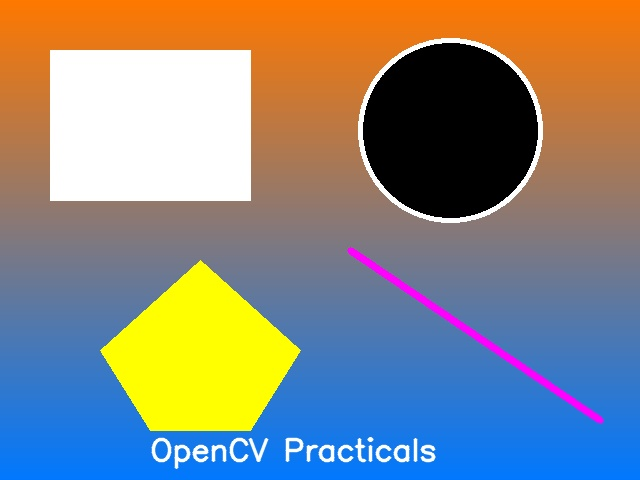
#> input picture assets/sample.jpg, 640 x 480 px
$ python 05_translation.py
#> lines starting #> are read from the running program, lines starting #| are printed output that depends on the picture
### code/display_helper.py
"""
display_helper.py
------------------
Small shared helper so every practical can safely call cv2.imshow() /
cv2.waitKey() / cv2.destroyAllWindows() even when run on a machine or
server that has no display attached (e.g. while auto-testing).

On a normal computer with a screen, `show()` behaves exactly like the
standard cv2.imshow + cv2.waitKey(0) + cv2.destroyWindow() sequence and
a window will pop up as expected. If no display is available, the
GUI call is skipped so the script still runs to completion and still
saves its output image/video to disk.
"""

import cv2


def show(window_name, image, wait=0):
    """Display `image` in a window called `window_name`.

    wait=0  -> waits until any key is pressed (normal interactive use)
    wait>0  -> waits only `wait` milliseconds (useful for video frames)
    """
    try:
        cv2.imshow(window_name, image)
        cv2.waitKey(wait)
    except cv2.error:
        # No GUI backend / no display attached (headless environment).
        print(f"[display_helper] Could not open a window for "
              f"'{window_name}' (no display available). "
              f"The processed image/video was still saved to disk.")


def close_all():
    try:
        cv2.destroyAllWindows()
    except cv2.error:
        pass

### code/05_translation.py
"""
Practical 5: Image translation (shifting) using warpAffine
----------------------------------------------------------------
Demonstrates shifting an image by (tx, ty) pixels using a translation
matrix and cv2.warpAffine().
"""

import os
import cv2
import numpy as np
from display_helper import show, close_all
from utils_generate_assets import generate_sample_image, IMAGE_PATH

OUT_DIR = os.path.join(os.path.dirname(os.path.dirname(os.path.abspath(__file__))), "outputs")
os.makedirs(OUT_DIR, exist_ok=True)

if not os.path.exists(IMAGE_PATH):
    generate_sample_image()

img = cv2.imread(IMAGE_PATH)
#> img is the input picture: shape (480, 640, 3); mean B, G, R 129.2, 134.7, 136.2
(h, w) = img.shape[:2]
#> h = 480; w = 640

# Shift the image 80 px right and 50 px down
tx, ty = 80, 50
M = np.float32([[1, 0, tx],
                [0, 1, ty]])
translated = cv2.warpAffine(img, M, (w, h))
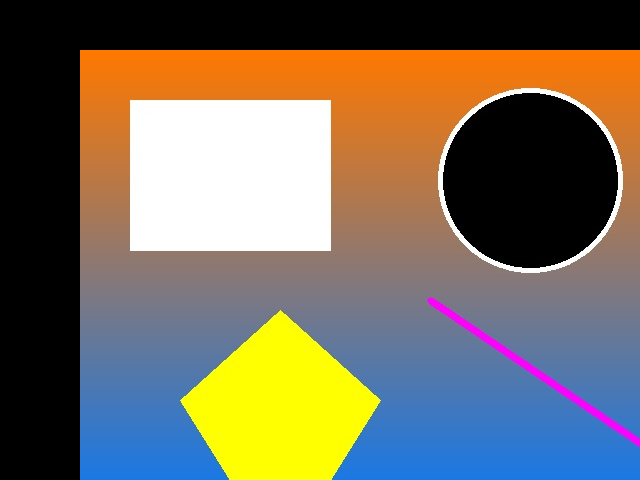
#> translated: shape (480, 640, 3); mean B, G, R 91.5, 107.8, 117

# Shift the image left and up (negative values)
tx2, ty2 = -60, -40
M2 = np.float32([[1, 0, tx2],
                  [0, 1, ty2]])
translated2 = cv2.warpAffine(img, M2, (w, h))
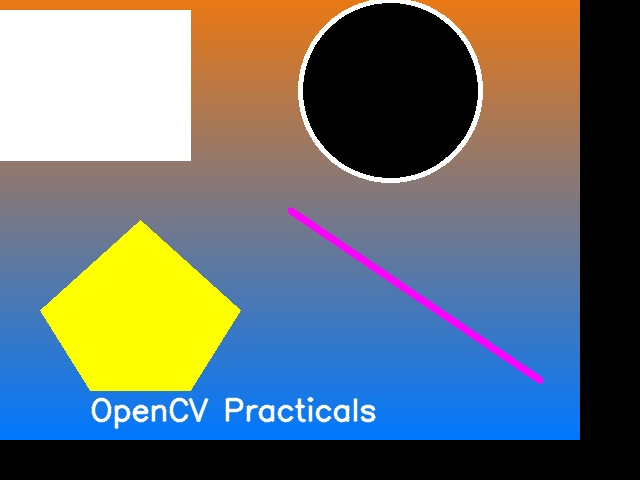
#> translated2: shape (480, 640, 3); mean B, G, R 115.6, 113.7, 105.5

show("Original", img)
show("Translated (+80,+50)", translated)
show("Translated (-60,-40)", translated2)

cv2.imwrite(os.path.join(OUT_DIR, "05_translated_right_down.jpg"), translated)
cv2.imwrite(os.path.join(OUT_DIR, "05_translated_left_up.jpg"), translated2)

close_all()
